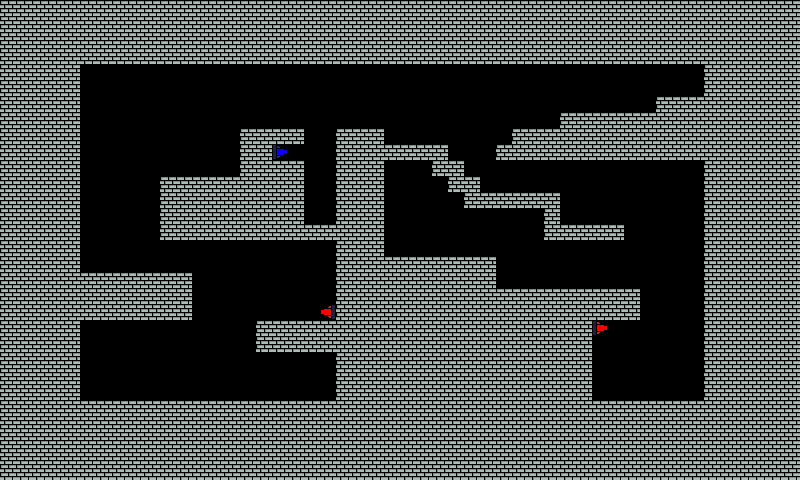

Rendered tile map (Tiled .tmx) drawn with the repository's tilesets; below, a short description and the map source with its tile grids summarised:
An orthogonal 50x30 tile map with 16x16 px tiles, 1 tile layer (Tiles) and 41 objects (23x Platform, 3x HotBlaster, 3x HObject, 2x HotButton, Start, ...).

<map version="1.10" tiledversion="1.10.2" orientation="orthogonal" renderorder="right-down" width="50" height="30" tilewidth="16" tileheight="16" infinite="0" nextlayerid="5" nextobjectid="67">
 <tileset firstgid="1" name="Tiles" tilewidth="16" tileheight="16" tilecount="16" columns="4">
  <image source="../images/Tiles.png" width="64" height="64" />
 </tileset>
 <layer id="1" name="Tiles" width="50" height="30">
  <data>[1500 cells, 982 non-empty, 4 distinct tile ids]</data>
 </layer>
 <objectgroup id="2" name="SpawnPoints">
  <object id="14" name="Start" type="Start" x="416" y="240">
   <point />
  </object>
  <object id="15" name="End" type="End" x="304" y="384">
   <point />
  </object>
  <object id="26" name="Hot Button" type="HotButton" x="608" y="272">
   <properties>
    <property name="Blaster" type="object" value="30" />
   </properties>
   <point />
  </object>
  <object id="30" name="Hot Blaster" type="HotBlaster" x="608" y="327">
   <properties>
    <property name="Target" type="object" value="31" />
   </properties>
   <point />
  </object>
  <object id="31" x="642" y="329">
   <point />
  </object>
  <object id="35" name="Cold Button" type="ColdButton" x="688" y="80">
   <properties>
    <property name="Blaster" type="object" value="36" />
   </properties>
   <point />
  </object>
  <object id="36" name="Hot Blaster" type="HotBlaster" x="288" y="150">
   <properties>
    <property name="Target" type="object" value="37" />
   </properties>
   <point />
  </object>
  <object id="37" x="306" y="153">
   <point />
  </object>
  <object id="40" name="Hot Blaster" type="HotBlaster" x="254" y="311">
   <properties>
    <property name="Target" type="object" value="41" />
   </properties>
   <point />
  </object>
  <object id="41" x="321" y="313">
   <point />
  </object>
  <object id="66" name="Hot Button" type="HotButton" x="96" y="384">
   <properties>
    <property name="Blaster" type="object" value="40" />
   </properties>
   <point />
  </object>
 </objectgroup>
 <objectgroup id="3" name="Colliders">
  <object id="10" name="HObject" type="HObject" x="640" y="304" width="64" height="80">
   <properties>
    <property name="AtomicSize" type="float" value="5" />
    <property name="HotHeight" type="object" value="32" />
    <property name="TemperatureChangeRate" type="float" value="2" />
    <property name="TemperatureFactor" type="float" value="0" />
   </properties>
  </object>
  <object id="32" x="640" y="256">
   <point />
  </object>
  <object id="33" name="HObject" type="HObject" x="304" y="64" width="32" height="96">
   <properties>
    <property name="AtomicSize" type="float" value="5" />
    <property name="ColdHeight" type="object" value="34" />
    <property name="TemperatureChangeRate" type="float" value="2" />
    <property name="TemperatureFactor" type="float" value="1" />
   </properties>
  </object>
  <object id="34" x="304" y="128">
   <point />
  </object>
  <object id="38" name="HObject" type="HObject" x="208" y="304" width="48" height="96">
   <properties>
    <property name="AtomicSize" type="float" value="5" />
    <property name="HotHeight" type="object" value="39" />
    <property name="TemperatureChangeRate" type="float" value="2" />
    <property name="TemperatureFactor" type="float" value="0" />
   </properties>
  </object>
  <object id="39" x="208" y="240">
   <point />
  </object>
  <object id="43" type="Platform" x="0" y="0" width="800" height="64" />
  <object id="44" type="Platform" x="0" y="64" width="80" height="336" />
  <object id="45" type="Platform" x="0" y="400" width="800" height="80" />
  <object id="46" type="Platform" x="704" y="64" width="96" height="336" />
  <object id="47" type="Platform" x="80" y="272" width="112" height="48" />
  <object id="48" type="Platform" x="336" y="256" width="160" height="144" />
  <object id="49" type="Platform" x="256" y="320" width="80" height="32" />
  <object id="50" type="Platform" x="496" y="288" width="144" height="32" />
  <object id="51" type="Platform" x="160" y="176" width="144" height="64" />
  <object id="52" type="Platform" x="240" y="128" width="64" height="16" />
  <object id="53" type="Platform" x="240" y="144" width="32" height="32" />
  <object id="54" type="Platform" x="336" y="128" width="48" height="128" />
  <object id="55" type="Platform" x="304" y="224" width="32" height="16" />
  <object id="56" type="Platform" x="384" y="144" width="64" height="16" />
  <object id="57" type="Platform" x="432" y="160" width="32" height="16" />
  <object id="58" type="Platform" x="448" y="176" width="32" height="16" />
  <object id="59" type="Platform" x="464" y="192" width="96" height="16" />
  <object id="60" type="Platform" x="544" y="208" width="16" height="32" />
  <object id="61" type="Platform" x="560" y="224" width="64" height="16" />
  <object id="62" type="Platform" x="656" y="96" width="48" height="64" />
  <object id="63" type="Platform" x="560" y="112" width="96" height="48" />
  <object id="64" type="Platform" x="512" y="128" width="48" height="32" />
  <object id="65" type="Platform" x="496" y="144" width="16" height="16" />
 </objectgroup>
 <objectgroup id="4" name="AudioTriggers">
  <object id="18" name="Button Instructions" type="Trigger" x="400" y="96" width="48" height="48">
   <properties>
    <property name="Audio" type="file" value="../audio/Level3-ColdBlasterIntro.mp3" />
    <property name="HoldInput" type="bool" value="false" />
   </properties>
  </object>
 </objectgroup>
</map>